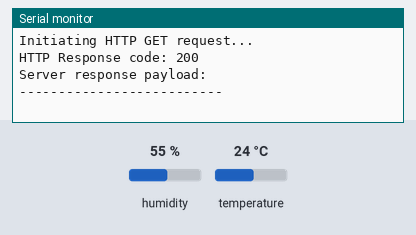
The program below on a simulated ESP32. On the bench: the last lines printed to the serial monitor. The inputs (shaded band) are chosen by the test bench; at power-on: humidity 55 %, temperature 24 °C. WiFi joins after 1.5 s; servers stay silent unless stated; uploads are accepted with an empty reply.

Above: at 2.7 s.
2.8 s: humidity set to 22 %
At 6.93 s:
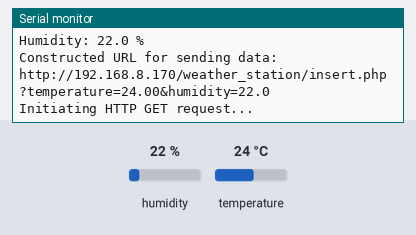
8.6 s: temperature set to 12 °C
At 12.15 s:
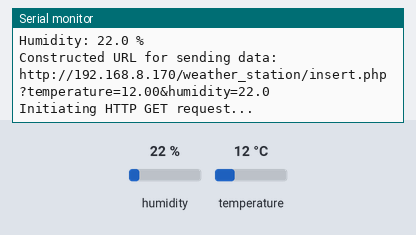
14.4 s: humidity set to 40 %
At 17.37 s:
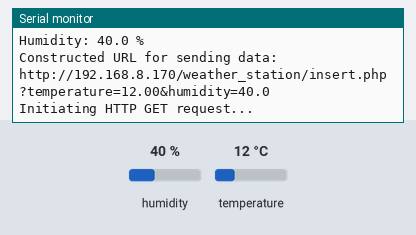
Timing chart, 0 to 18.9 s (numbered marks = the images above; inputs shaded):
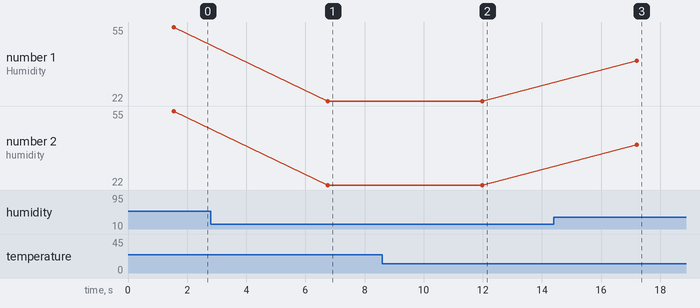

Measured:
- after the input at 2.8 s, the serial monitor: prints a new line after 4.0 s (image 1)
- after the input at 8.6 s, the serial monitor: prints a new line after 3.4 s (image 2)
- after the input at 14.4 s, the serial monitor: prints a new line after 2.8 s (image 3)
- plotted number 1: 22 → 40 after the input at 14.4 s
- plotted number 2: 22 → 40 after the input at 14.4 s

The program:

main.cpp
```cpp
#include <WiFi.h>
#include <WiFiClient.h> // Though HTTPClient handles client needs, it's fine to include
#include <HTTPClient.h>

#include "DHTesp.h"

const char* serverName = "http://192.168.8.170/weather_station/insert.php"; // REPLACE THIS if using ngrok or if your server IP/path is different

const char* SSID = "Wokwi-GUEST"; // Default for Wokwi online simulator
const char* PASSWORD = "";        // Default for Wokwi

const int DHT_PIN = 18; // GPIO pin for DHT22 data
DHTesp dhtSensor;

void setup() {
  Serial.begin(115200);
  while (!Serial) {
    delay(10); // wait for serial port to connect. Needed for native USB
  }
  Serial.println("\n\nESP32 Weather Station - Initializing...");
  Serial.println("======================================");

  Serial.println("Setting up DHT22 sensor...");
  dhtSensor.setup(DHT_PIN, DHTesp::DHT22);
  if (dhtSensor.getStatus() == DHTesp::ERROR_NONE) {
    Serial.println("DHT22 sensor initialized successfully.");
  } else {
    Serial.print("DHT22 sensor initialization FAILED. Error: ");
    Serial.println(dhtSensor.getStatusString());
    Serial.println("Please check wiring and DHT_PIN.");
    // You might want to halt or implement a retry here if sensor is critical
  }
  Serial.println("--------------------------------------");

  Serial.print("Connecting to WiFi SSID: ");
  Serial.println(SSID);
  WiFi.mode(WIFI_STA);
  WiFi.begin(SSID, PASSWORD);

  unsigned long startTime = millis();
  while (WiFi.status() != WL_CONNECTED) {
    delay(500);
    Serial.print(".");
    if (millis() - startTime > 20000) { // 20 second timeout for WiFi
        Serial.println("\nFailed to connect to WiFi. Please check SSID/Password or network availability.");
        // Consider a deep sleep and retry, or alternative action
        return; // Or ESP.restart();
    }
  }

  Serial.println("\n--------------------------------------");
  Serial.println("WiFi connected!");
  Serial.print("IP Address: ");
  Serial.println(WiFi.localIP());
  Serial.print("Target Server: ");
  Serial.println(serverName);
  Serial.println("======================================");
  Serial.println();
}

void loop() {
  Serial.println("--- New Loop Iteration ---");
  TempAndHumidity data = dhtSensor.getTempAndHumidity();

  // Check if sensor readings are valid
  if (isnan(data.temperature) || isnan(data.humidity)) {
    Serial.println("Failed to read from DHT sensor! Skipping data send.");
  } else {
    Serial.print("Temperature: ");
    Serial.print(data.temperature, 2); // Format to 2 decimal places
    Serial.println(" °C");
    Serial.print("Humidity: ");
    Serial.print(data.humidity, 1); // Format to 1 decimal place
    Serial.println(" %");

    // Proceed to send data if WiFi is connected
    if (WiFi.status() == WL_CONNECTED) {
      HTTPClient http;
      String serverPath = String(serverName) + "?temperature=" + String(data.temperature, 2) + "&humidity=" + String(data.humidity, 1);

      Serial.print("Constructed URL for sending data: ");
      Serial.println(serverPath);

      Serial.println("Initiating HTTP GET request...");
      http.begin(serverPath.c_str()); // Specify URL
      // http.setConnectTimeout(5000); // Optional: set connection timeout in ms
      // http.setTimeout(5000);       // Optional: set response timeout in ms

      int httpResponseCode = http.GET(); // Send HTTP GET request

      Serial.print("HTTP Response code: ");
      Serial.println(httpResponseCode);

      if (httpResponseCode > 0) { // Check if got a valid HTTP response
        String payload = http.getString(); // Get the server's response payload
        Serial.println("Server response payload:");
        Serial.println(payload);
        if (httpResponseCode != 200 || payload.indexOf("Error") != -1 || payload.indexOf("failed") != -1) {
            Serial.println("*** WARNING: Server indicated an issue or non-OK response. Check insert.php logs. ***");
        } else if (payload.indexOf("successfully") != -1) {
            Serial.println("Data appears to be sent successfully to server.");
        }
      } else {
        Serial.print("Error on sending GET request. HTTPC_ERROR: ");
        Serial.println(http.errorToString(httpResponseCode).c_str()); // More descriptive ESP32 HTTP client error
      }
      http.end(); // Free resources
    } else {
      Serial.println("WiFi Disconnected. Cannot send data. Attempting to reconnect...");
      WiFi.disconnect(); // Optional: force disconnect
      WiFi.begin(SSID, PASSWORD); // Attempt to reconnect
    }
  }

  Serial.println("--------------------------");
  // DHT22 recommendation is to wait at least 2 seconds between readings.
  // Sending data over WiFi also takes time.
  delay(5000); // Wait 5 seconds before next iteration. Adjust as needed.
}
```
